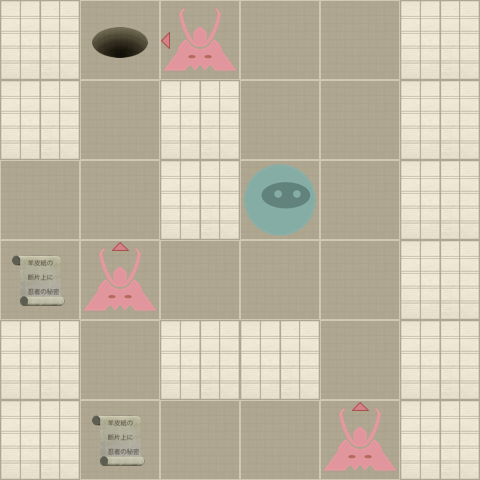

Tiled map render using the project's own tile images. Description and the map definition, with tile-layer contents summarised, below:
An orthogonal 6x6 tile map with 80x80 px tiles, 2 tile layers (Level, Actors).

<map version="1.0" orientation="orthogonal" width="6" height="6" tilewidth="80" tileheight="80">
 <properties>
  <property name="moves" value="10" />
 </properties>
 <tileset firstgid="1" name="tiles" tilewidth="80" tileheight="80" spacing="2" margin="2">
  <image source="tiles-hd.png" width="512" height="512" />
  <tile id="0">
   <properties>
    <property name="actor" value="exit" />
   </properties>
  </tile>
  <tile id="2">
   <properties>
    <property name="actor" value="guard" />
    <property name="direction" value="down" />
   </properties>
  </tile>
  <tile id="3">
   <properties>
    <property name="actor" value="guard" />
    <property name="direction" value="left" />
   </properties>
  </tile>
  <tile id="4">
   <properties>
    <property name="actor" value="guard" />
    <property name="direction" value="right" />
   </properties>
  </tile>
  <tile id="5">
   <properties>
    <property name="actor" value="guard" />
    <property name="direction" value="up" />
   </properties>
  </tile>
  <tile id="7">
   <properties>
    <property name="actor" value="player" />
   </properties>
  </tile>
  <tile id="8">
   <properties>
    <property name="actor" value="scroll" />
   </properties>
  </tile>
  <tile id="9">
   <properties>
    <property name="wall" value="1" />
   </properties>
  </tile>
 </tileset>
 <layer name="Level" width="6" height="6">
  <data>[36 cells, 36 non-empty, 2 distinct tile ids]</data>
 </layer>
 <layer name="Actors" width="6" height="6">
  <data>[36 cells, 7 non-empty, 5 distinct tile ids]</data>
 </layer>
</map>
